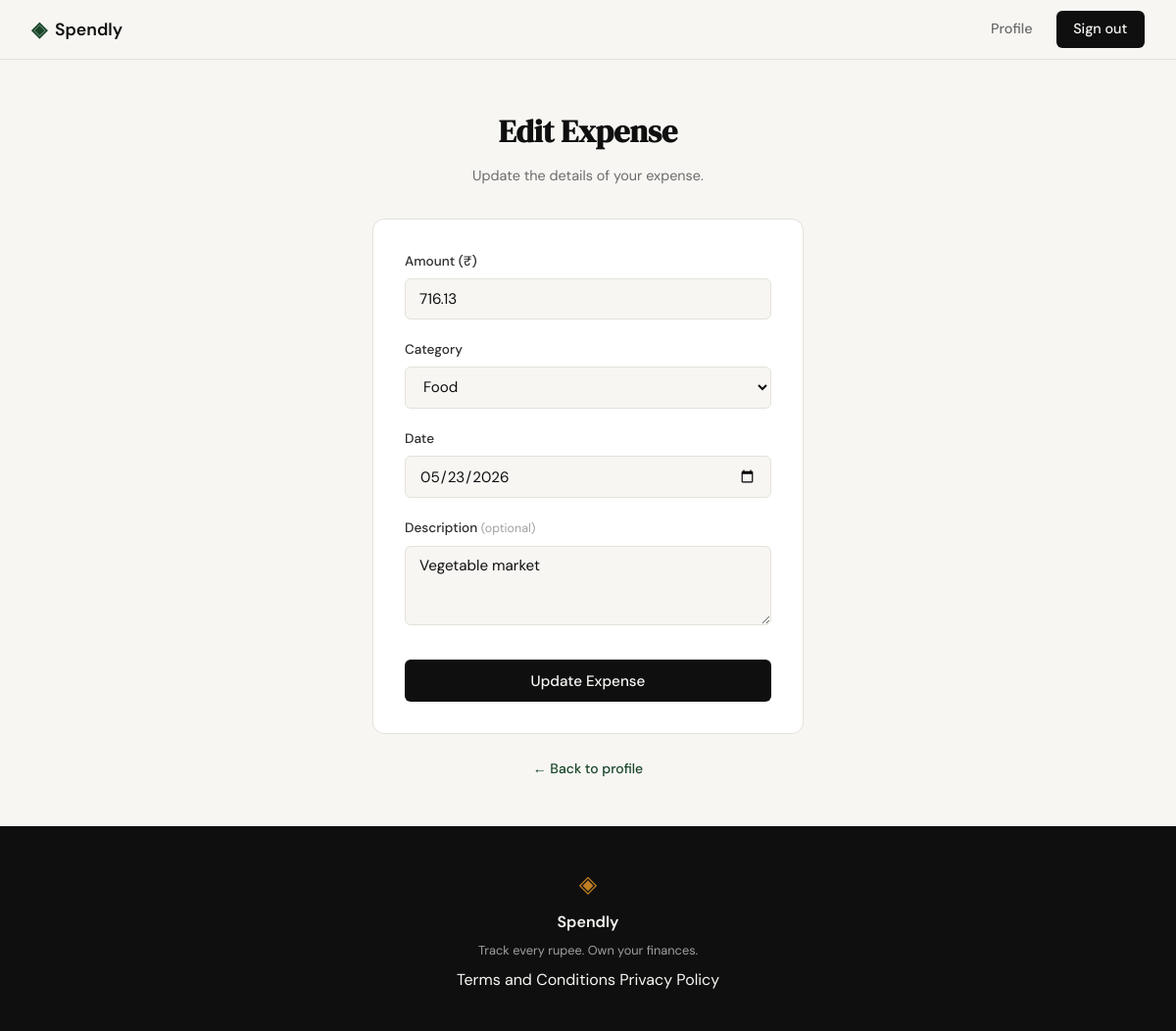
The app's page /expenses/61/edit (signed in) with its own data.
### tables this page shows
CREATE TABLE expenses (
            id          INTEGER PRIMARY KEY AUTOINCREMENT,
            user_id     INTEGER NOT NULL REFERENCES users(id),
            amount      REAL    NOT NULL,
            category    TEXT    NOT NULL,
            date        TEXT    NOT NULL,
            description TEXT,
            created_at  TEXT    DEFAULT (datetime('now'))
        );

### app.py (the view, shortened to what this page needs)
@app.route("/expenses/<int:id>/edit", methods=["GET", "POST"])
def edit_expense(id):
    if not session.get("user_id"):
        return redirect(url_for("login"))
    expense = get_expense_by_id(id, session["user_id"])
    if expense is None:
        abort(404)
    if request.method == "GET":
        return render_template("edit_expense.html",
                               categories=CATEGORIES, expense=expense)

### database/db.py (called while the page is built)
def get_db():
    conn = sqlite3.connect(DB_PATH)
    conn.row_factory = sqlite3.Row
    conn.execute("PRAGMA foreign_keys = ON")
    return conn

### database/queries.py (called while the page is built)
def get_expense_by_id(expense_id, user_id):
    conn = get_db()
    try:
        row = conn.execute(
            "SELECT id, amount, category, date, description FROM expenses "
            "WHERE id = ? AND user_id = ?",
            (expense_id, user_id),
        ).fetchone()
        return dict(row) if row else None
    finally:
        conn.close()

### templates/edit_expense.html (shortened to what this page needs)
{% extends "base.html" %}
{% block content %}
<section class="auth-section">
    <div class="auth-container">
        <div class="auth-header">
            <h1 class="auth-title">Edit Expense</h1>
            <p class="auth-subtitle">Update the details of your expense.</p>
        </div>
        <div class="auth-card">
            <form method="post" action="{{ url_for('edit_expense', id=expense.id) }}">
                <div class="form-group">
                    <label for="amount">Amount (₹)</label>
                    <input class="form-input" type="text" id="amount" name="amount"
                           placeholder="e.g. 499"
                           value="{{ amount if amount is defined else expense.amount }}"
                           autocomplete="off">
                </div>
                <div class="form-group">
                    <label for="category">Category</label>
                    <select class="form-input" id="category" name="category">
                        {% set selected_cat = category if category is defined else expense.category %}
                        {% for cat in categories %}
                        <option value="{{ cat }}" {% if cat == selected_cat %}selected{% endif %}>{{ cat }}</option>
                        {% endfor %}
                    </select>
                </div>
                <div class="form-group">
                    <label for="date">Date</label>
                    <input class="form-input" type="date" id="date" name="date"
                           value="{{ date if date is defined else expense.date }}">
                </div>
                <div class="form-group">
                    <label for="description">Description <span class="form-optional">(optional)</span></label>
                    <textarea class="form-input form-textarea" id="description" name="description"
                              placeholder="e.g. Grocery run at D-Mart" maxlength="200"
                              rows="3">{{ description if description is defined else (expense.description or '') }}</textarea>
                </div>
                <button class="btn-submit" type="submit">Update Expense</button>
            </form>
        </div>
        <p class="auth-switch">
            <a href="{{ url_for('profile') }}">&larr; Back to profile</a>
        </p>
    </div>
</section>
{% endblock %}

### static/css/style.css (style rules this page uses)
:root { --ink: #0f0f0f; --ink-soft: #2d2d2d; --ink-muted: #6b6b6b; --ink-faint: #a0a0a0; --paper: #f7f6f3; --paper-warm: #f0ede6; --paper-card: #ffffff; --accent: #1a472a; --accent-light: #e8f0eb; --accent-2: #c17f24; --accent-2-light: #fdf3e3; --danger: #c0392b; --danger-light: #fdecea; --border: #e4e1da; --border-soft: #eeebe4; --font-display: 'DM Serif Display', Georgia, serif; --font-body: 'DM Sans', system-ui, sans-serif; --max-width: 1200px; --auth-width: 440px; --radius-sm: 6px; --radius-md: 12px; --radius-lg: 20px; }
*, *::before, *::after { box-sizing: border-box; margin: 0; padding: 0; }
html { font-size: 16px; scroll-behavior: smooth; }
body { background: var(--paper); color: var(--ink); font-family: var(--font-body); font-size: 1rem; line-height: 1.6; -webkit-font-smoothing: antialiased; }
a { color: inherit; text-decoration: none; }
.auth-section { min-height: calc(100vh - 60px - 100px); display: flex; align-items: center; justify-content: center; padding: 3rem 2rem; }
.auth-container { width: 100%; max-width: var(--auth-width); }
.auth-header { text-align: center; margin-bottom: 2rem; }
.auth-title { font-family: var(--font-display); font-size: 2rem; color: var(--ink); margin-bottom: 0.5rem; }
.auth-subtitle { font-size: 0.9rem; color: var(--ink-muted); }
.auth-card { background: var(--paper-card); border: 1px solid var(--border); border-radius: var(--radius-md); padding: 2rem; margin-bottom: 1.5rem; }
.form-group { margin-bottom: 1.25rem; }
.form-group label { display: block; font-size: 0.85rem; font-weight: 500; color: var(--ink-soft); margin-bottom: 0.4rem; }
.form-input { width: 100%; padding: 0.6rem 0.875rem; border: 1px solid var(--border); border-radius: var(--radius-sm); font-family: var(--font-body); font-size: 0.95rem; color: var(--ink); background: var(--paper); outline: none; transition: border-color 0.2s; }
.form-input::placeholder { color: var(--ink-faint); }
.btn-submit { width: 100%; padding: 0.7rem; background: var(--ink); color: var(--paper); border: none; border-radius: var(--radius-sm); font-family: var(--font-body); font-size: 0.95rem; font-weight: 500; cursor: pointer; transition: background 0.2s; margin-top: 0.5rem; }
.auth-switch { text-align: center; font-size: 0.875rem; color: var(--ink-muted); }
.auth-switch a { color: var(--accent); font-weight: 500; }
.form-optional { font-size: 0.78rem; color: var(--ink-faint); font-weight: 400; }
.form-textarea { resize: vertical; min-height: 80px; }

### records on screen
expenses: amount "716.13", category "Food", date "05/23/2026", description "Vegetable market"
